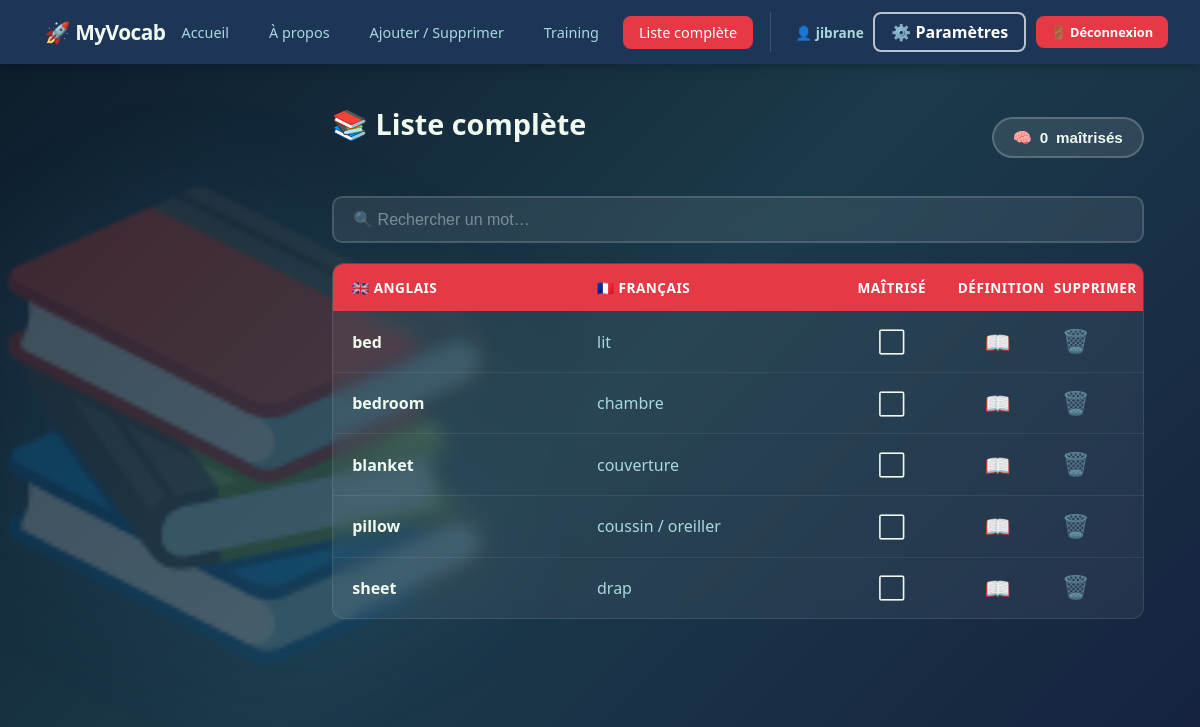
Page /list (signed in) on the committed database.
### tables this page shows
CREATE TABLE words (
                id         INTEGER PRIMARY KEY AUTOINCREMENT,
                user_id    INTEGER NOT NULL REFERENCES users(id) ON DELETE CASCADE,
                english    TEXT    NOT NULL,
                french     TEXT    NOT NULL,
                mastered   INTEGER DEFAULT 0,
                created_at TIMESTAMP DEFAULT CURRENT_TIMESTAMP,
                UNIQUE(user_id, english)
            );

### server.py (the view)
@app.route("/list")
@login_required
def list_page():
    db    = get_db()
    uid   = session["user_id"]
    words = db.execute("SELECT * FROM words WHERE user_id=? ORDER BY english ASC", (uid,)).fetchall()
    stats = _get_stats(db, uid)
    return render_template("list.html", words=words, stats=stats)

### server.py (called while the page is built)
def get_db():
    if "db" not in g:
        g.db = sqlite3.connect(DB_PATH, timeout=10, check_same_thread=False)
        g.db.row_factory = sqlite3.Row
        g.db.execute("PRAGMA journal_mode=WAL")
    return g.db

def login_required(f):
    @wraps(f)
    def decorated(*args, **kwargs):
        if "user_id" not in session:
            flash("Connecte-toi pour accéder à cette page.", "warning")
            return redirect(url_for("login_page"))
        return f(*args, **kwargs)
    return decorated

def _get_stats(db, user_id):
    total    = db.execute("SELECT COUNT(*) as c FROM words WHERE user_id=?", (user_id,)).fetchone()["c"]
    mastered = db.execute("SELECT COUNT(*) as c FROM words WHERE user_id=? AND mastered=1", (user_id,)).fetchone()["c"]
    row      = db.execute(
        "SELECT SUM(correct) as c, SUM(correct+incorrect) as t FROM quiz_sessions WHERE user_id=?",
        (user_id,)
    ).fetchone()
    correct_total  = row["c"] or 0
    total_questions = row["t"] or 0
    success_rate   = round(correct_total / total_questions * 100, 1) if total_questions > 0 else 0
    return {
        "total_words":     total,
        "mastered_words":  mastered,
        "success_rate":    success_rate,
        "total_questions": int(total_questions),
    }

### templates/list.html (shortened to what this page needs)
{% extends "base.html" %}
{% block body_class %}page-list{% endblock %}
{% block content %}
<div class="library-bg">📚</div>
<div class="page-container">
  <div class="list-header">
    <h2 class="page-title">📚 Liste complète</h2>
    <button id="btn-brain" class="btn-brain" data-testid="btn-brain" onclick="toggleStats()">
      🧠 <span id="brain-count">{{ stats.mastered_words }}</span> maîtrisés
    </button>
  </div>
  <div class="search-bar">
    <input
      type="text"
      id="search-input"
      placeholder="🔍 Rechercher un mot…"
      data-testid="search-input"
      oninput="filterWords()"
    />
  </div>
  {% if words %}
  <div class="word-table" id="word-table">
    <div class="word-table-header">
      <span>🇬🇧 Anglais</span>
      <span>🇫🇷 Français</span>
      <span style="text-align:center">Maîtrisé</span>
      <span style="text-align:center">Définition</span>
      <span style="text-align:center">Supprimer</span>
    </div>
    {% for word in words %}
    <div class="word-table-row {% if word.mastered %}row-mastered{% endif %}"
         id="row-{{ word.id }}"
         data-testid="word-row-{{ word.id }}"
         data-english="{{ word.english }}"
         data-french="{{ word.french }}">
      <span class="word-english">{{ word.english }}</span>
      <span class="word-french">{{ word.french }}</span>
      <span class="master-toggle">
        <label for="master-{{ word.id }}" class="master-label">
          {% if word.mastered %}✅{% else %}⬜{% endif %}
        </label>
      </span>
      <span style="text-align:center">
        <a
          href="https://www.larousse.fr/dictionnaires/anglais-francais/{{ word.english }}"
          target="_blank"
          class="def-link"
          data-testid="def-link-{{ word.id }}"
        >📖</a>
      </span>
      <span style="text-align:center">
        <button
          type="button"
          class="btn-delete-list"
          data-testid="delete-btn-{{ word.id }}"
          onclick='deleteWord({{ word.id }}, {{ word.english | tojson }})'
        >🗑️</button>
      </span>
    </div>
    {% endfor %}
  </div>
  {% else %}
  <div class="empty-state" data-testid="empty-state">
    <p>Aucun mot enregistré.</p>
    <a href="/add" class="btn btn-primary">Ajouter mon premier mot</a>
  </div>
  {% endif %}
</div>
{% endblock %}

### static/css/style.css (style rules this page uses)
:root { --red: #e63946; --red-dark: #c1121f; --blue: #1d3557; --blue-mid: #457b9d; --blue-light: #a8dadc; --white: #f1faee; --card-bg: #ffffff; --text: #1d3557; --muted: #6b7280; --radius: 12px; --shadow: 0 4px 20px rgba(29, 53, 87, 0.12); }
*, *::before, *::after { box-sizing: border-box; margin: 0; padding: 0; }
body { font-family: 'Segoe UI', system-ui, -apple-system, sans-serif; color: var(--text); background: var(--white); min-height: 100vh; }
.page-container { max-width: 860px; margin: 0 auto; padding: 2.5rem 1.5rem 4rem; position: relative; z-index: 2; }
.page-title { font-size: 1.8rem; font-weight: 800; color: var(--blue); margin-bottom: 1.8rem; }
.page-list { background: linear-gradient(135deg, #0d1b2a 0%, #1b3a4b 50%, #16213e 100%); }
.library-bg { position: fixed; font-size: 55vh; opacity: 0.2; top: 50%; left: -2%; transform: translateY(-50%); pointer-events: none; user-select: none; z-index: 0; filter: drop-shadow(0 0 60px rgba(69,123,157,0.6)); }
.page-list .page-container { color: var(--white); margin-left: auto; margin-right: 2rem; }
.page-list .page-title { color: var(--white); }
.list-header { display: flex; align-items: center; justify-content: space-between; flex-wrap: wrap; gap: 1rem; margin-bottom: 1.5rem; }
.btn-brain { display: flex; align-items: center; gap: 0.5rem; background: rgba(255,255,255,0.1); backdrop-filter: blur(8px); border: 2px solid rgba(255,255,255,0.2); color: var(--white); padding: 0.6rem 1.2rem; border-radius: 24px; font-size: 0.95rem; font-weight: 700; cursor: pointer; transition: background 0.2s, transform 0.15s; }
.search-bar { margin-bottom: 1.2rem; }
.search-bar input { width: 100%; padding: 0.8rem 1.2rem; border: 2px solid rgba(255,255,255,.15); border-radius: 10px; font-size: 1rem; background: rgba(255,255,255,0.08); color: var(--white); backdrop-filter: blur(6px); transition: border-color 0.2s; }
.search-bar input::placeholder { color: rgba(255,255,255,0.4); }
.word-table { background: rgba(255,255,255,0.06); border-radius: var(--radius); overflow: hidden; backdrop-filter: blur(8px); border: 1px solid rgba(255,255,255,.1); }
.word-table-header { display: grid; grid-template-columns: 1fr 1fr 100px 80px 70px; padding: 0.9rem 1.2rem; gap: 1rem; background: var(--red); color: #fff; font-weight: 700; font-size: 0.85rem; text-transform: uppercase; letter-spacing: 0.5px; }
.word-table-row { display: grid; grid-template-columns: 1fr 1fr 100px 80px 70px; padding: 0.85rem 1.2rem; gap: 1rem; border-bottom: 1px solid rgba(255,255,255,0.07); align-items: center; transition: background 0.2s; }
.word-table-row:last-child { border-bottom: none; }
.word-english { font-weight: 600; color: var(--white); }
.word-french { color: var(--blue-light); }
.master-toggle { display: flex; align-items: center; justify-content: center; gap: 0.4rem; }
.master-label { cursor: pointer; font-size: 1.2rem; }
.def-link { font-size: 1.3rem; text-decoration: none; transition: transform 0.15s; display: flex; align-items: center; justify-content: center; }
.btn-delete-list { background: transparent; border: none; font-size: 1.4rem; cursor: pointer; opacity: 0.6; transition: opacity 0.15s, transform 0.15s; padding: 0.2rem 0.5rem; display: flex; align-items: center; justify-content: center; }

### rows in the picture
words: english "bed", french "lit"
words: english "bedroom", french "chambre"
words: english "blanket", french "couverture"
words: english "pillow", french "coussin / oreiller"
words: english "sheet", french "drap"

### other values in the picture
{{ session['username'] }} "jibrane"
{{ stats.mastered_words }} "0"
